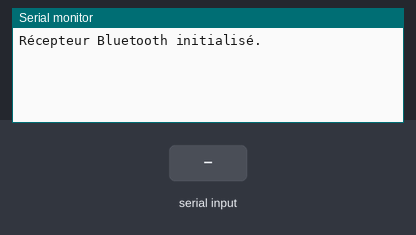
The sketch below on a simulated ESP32. Parts: the last lines printed to the serial monitor. The test bench sets the inputs (shaded band). MIDI output is not drawn; nothing arrives over Bluetooth unless stated.

Above: at 1.2 s.
1.3 s: "1\n" received over the second serial link
At 2.5 s:
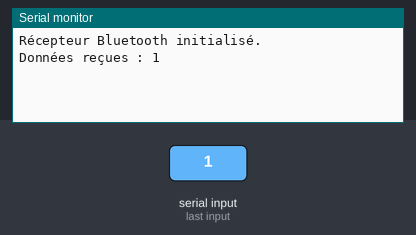
2.8 s: "0\n" received over the second serial link
At 3.7 s:
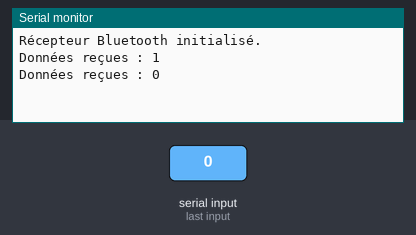
4.3 s: "2\n" received over the second serial link
At 4.8 s:
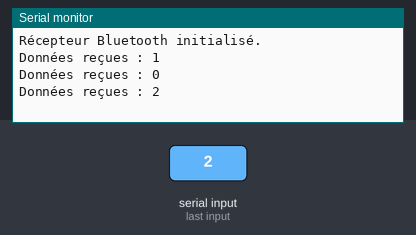

Measured:
- after the input at 1.3 s, the serial monitor: prints a new line at once (image 1)
- after the input at 2.8 s, the serial monitor: prints a new line at once (image 2)
- after the input at 4.3 s, the serial monitor: prints a new line at once (image 3)

The sketch:

ExampleReceiver.ino
```cpp
#include <MIDI.h>
#include <BluetoothSerial.h>

MIDI_CREATE_DEFAULT_INSTANCE();

BluetoothSerial SerialBT;

void setup() {
  Serial.begin(115200);

  // Initialisation Bluetooth
  if (!SerialBT.begin("MusicMotion_Receiver")) {
    Serial.println("Erreur de connexion Bluetooth !");
    while (1);
  }
  Serial.println("Récepteur Bluetooth initialisé.");

  MIDI.begin(MIDI_CHANNEL_OMNI);
}

void loop() {
  if (SerialBT.available()) {
    String data = SerialBT.readStringUntil('\n');
    Serial.println("Données reçues : " + data);

    // Traitement des données reçues...
    // Vous pouvez implémenter le code pour interpréter les données et envoyer des messages MIDI correspondants.
  }
}
```
